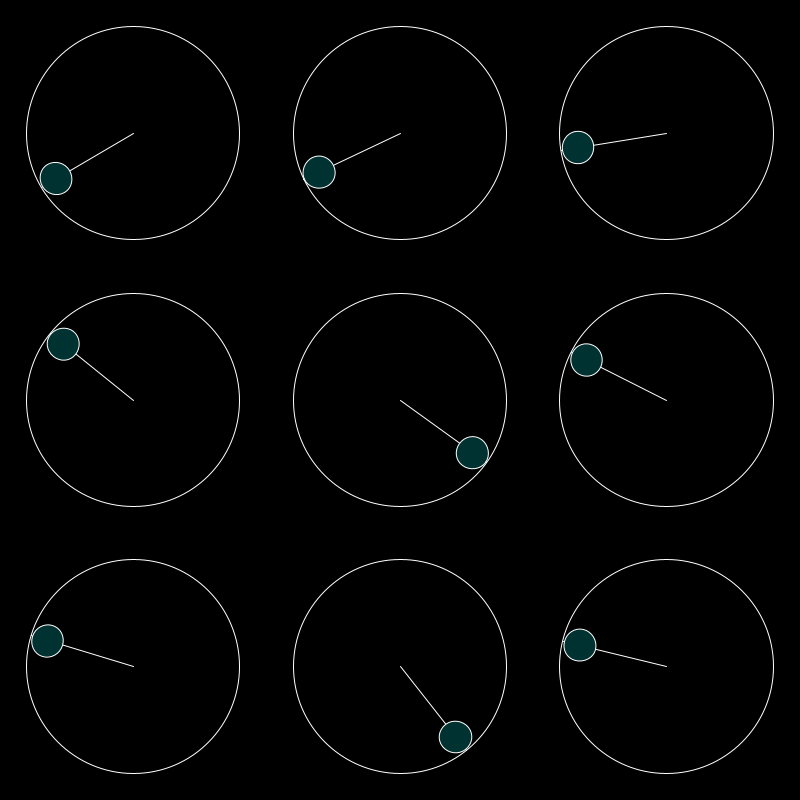
Frame 1 (no input)
Frame 60 (the mouse pressed at the canvas centre just before this capture): identical to frame 1, image omitted
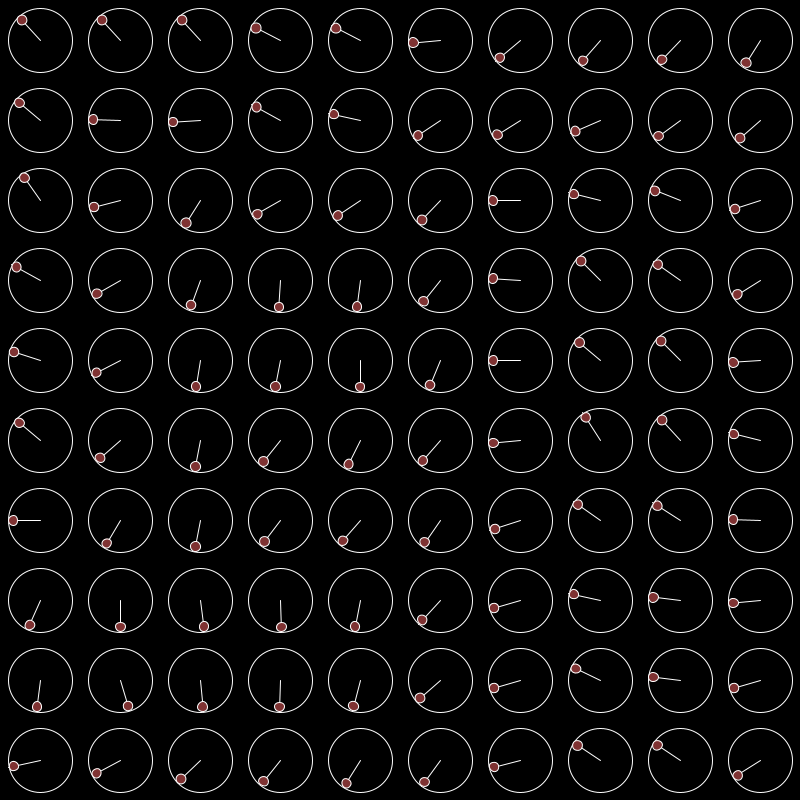
Frame 120 (the mouse held since frame 60 and released just before this capture)

The Processing sketch that drew these frames (run headless with seeded random() and noise(); from frame 60 on, the mouse is pressed at the canvas centre):

// Processing sketch: forAndRandomness
// ── forAndRandomness.pde
//1.마우스 위치에 따라 최소 3개에서 최대 16개의 사각 타일로 채운다.

int tileNum;
int randomSeed = 0;
float noiseMult = 0.1;

void setup() {
  size(800, 800);
}

void draw() {
  noiseSeed(randomSeed);
  randomSeed(1);
  background(0);
  tileNum = int(map(mouseX, 0, width, 3, 16 + 1));
  //noiseMult = map(mouseY, 0, height, 0.001, 0.0005);
  noiseMult = pow(10, map(mouseY, 0, height, -1, -4));
  float tileSize = width / float(tileNum);//정수를 소수화 시킴.(나눌 때)
  for (int row = 0; row < tileNum; row++) {
    for (int col = 0; col < tileNum; col++) {
      float rectX = tileSize * col;
      float rectY = tileSize * row;
      float centerX = rectX + tileSize * .5;
      float centerY = rectY + tileSize * .5;
      float noiseVal = noise(centerX *noiseMult, centerY * noiseMult);
      fill(0);
      stroke(255);
      circle(centerX, centerY, tileSize * 0.8);
      pushMatrix();
      translate(centerX, centerY);
      //rotate(radians(360 * randomVal));
      rotate(radians(360 * noiseVal));
      line(0, 0, tileSize * 0.8 * .5, 0);
      fill(255);
      float colorChange = int(map(mouseY, 0, height, 0, 255));
      fill(colorChange, 50, 50);
      float smallCircle = tileSize *0.8 * 0.15;
      circle(tileSize * 0.8 * 0.42, 0, smallCircle);
      popMatrix();
    }
  }
}
